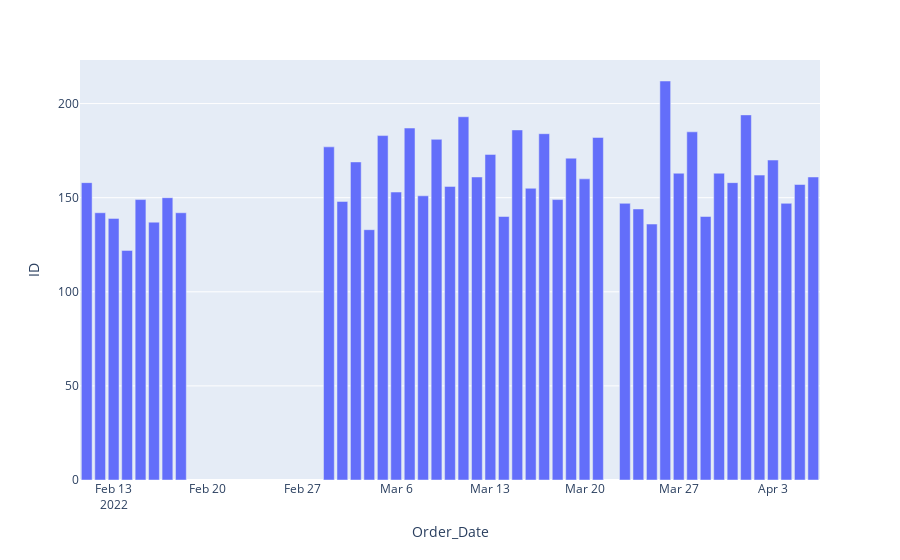

The cell this chart's notebook holds for it:
### Markdown cell above
###1. Quantidade de pedidos por dia.

### Code cell
#Contar pedidos agrupados por dia e apresentar em um gráfico de barras

cols = ['ID', 'Order_Date']
df1 = df.loc[:, cols].groupby('Order_Date').count().reset_index()
px.bar(df1, x='Order_Date', y='ID')

### Figure 1 — Plotly figure (JSON) as saved in the notebook; plotly's stock layout.template omitted (floating-point values rounded to 4 significant figures)
{"data": [{"alignmentgroup": "True", "hovertemplate": "Order_Date=%{x}<br>ID=%{y}<extra></extra>", "legendgroup": "", "marker": {"color": "#636efa", "pattern": {"shape": ""}}, "name": "", "offsetgroup": "", "orientation": "v", "showlegend": false, "textposition": "auto", "type": "bar", "x": ["2022-02-11T00:00:00", "2022-02-12T00:00:00", "2022-02-13T00:00:00", "2022-02-14T00:00:00", "2022-02-15T00:00:00", "2022-02-16T00:00:00", "2022-02-17T00:00:00", "2022-02-18T00:00:00", "2022-03-01T00:00:00", "2022-03-02T00:00:00", "2022-03-03T00:00:00", "2022-03-04T00:00:00", "2022-03-05T00:00:00", "2022-03-06T00:00:00", "2022-03-07T00:00:00", "2022-03-08T00:00:00", "2022-03-09T00:00:00", "2022-03-10T00:00:00", "2022-03-11T00:00:00", "2022-03-12T00:00:00", "2022-03-13T00:00:00", "2022-03-14T00:00:00", "2022-03-15T00:00:00", "2022-03-16T00:00:00", "2022-03-17T00:00:00", "2022-03-18T00:00:00", "2022-03-19T00:00:00", "2022-03-20T00:00:00", "2022-03-21T00:00:00", "2022-03-23T00:00:00", "2022-03-24T00:00:00", "2022-03-25T00:00:00", "2022-03-26T00:00:00", "2022-03-27T00:00:00", "2022-03-28T00:00:00", "2022-03-29T00:00:00", "2022-03-30T00:00:00", "2022-03-31T00:00:00", "2022-04-01T00:00:00", "2022-04-02T00:00:00", "2022-04-03T00:00:00", "2022-04-04T00:00:00", "2022-04-05T00:00:00", "2022-04-06T00:00:00"], "xaxis": "x", "y": [158, 142, 139, 122, 149, 137, 150, 142, 177, 148, 169, 133, 183, 153, 187, 151, 181, 156, 193, 161, 173, 140, 186, 155, 184, 149, 171, 160, 182, 147, 144, 136, 212, 163, 185, 140, 163, 158, 194, 162, 170, 147, 157, 161], "yaxis": "y"}], "layout": {"autosize": true, "barmode": "relative", "legend": {"tracegroupgap": 0}, "margin": {"t": 60}, "xaxis": {"anchor": "y", "autorange": true, "domain": [0, 1], "range": ["2022-02-10 12:00", "2022-04-06 12:00"], "title": {"text": "Order_Date"}, "type": "date"}, "yaxis": {"anchor": "x", "autorange": true, "domain": [0, 1], "range": [0, 223.2], "title": {"text": "ID"}, "type": "linear"}}}
